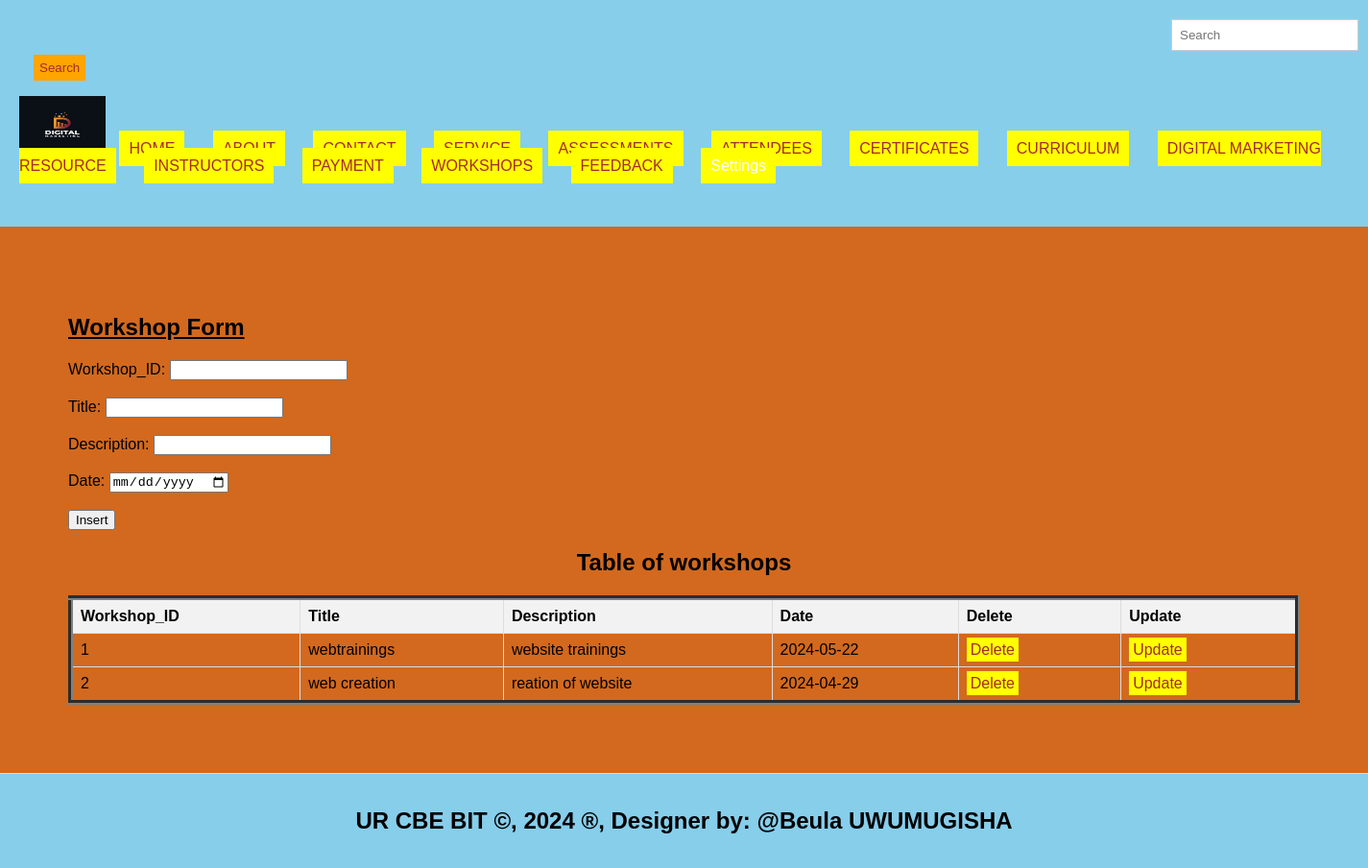
Screenshot of /workshops.php with the database file from the repository.
### tables this page shows
CREATE TABLE `workshops` (
  `Workshop_ID` int(50) NOT NULL,
  `Title` text NOT NULL,
  `Description` text NOT NULL,
  `Date` date NOT NULL
);

### workshops.php (the view, shortened to what this page needs)
<!DOCTYPE html>
<html lang="en">
<head>
  <link rel="stylesheet" type="text/css" href="mystyle.css" title="style 1" media="screen, tv, projection, handheld, print"/>
  </head>
  <header>
<body bgcolor="chocolate">
  <form class="d-flex" role="search" action="search.php">
      <input class="form-control me-2" type="search" placeholder="Search" aria-label="Search" name="query">
      <button class="btn btn-outline-success" type="submit">Search</button>
    </form>
  <ul style="list-style-type: none; padding: 0;">
    <li style="display: inline; margin-right: 10px;">
    <img src="./images/LOGO.jpg" width="90" height="60" alt="Logo">
  </li>
    <li style="display: inline; margin-right: 10px;"><a href="./home.html">HOME</a>
  </li>
    <li style="display: inline; margin-right: 10px;"><a href="./about.html">ABOUT</a>
  </li>
    <li style="display: inline; margin-right: 10px;"><a href="./contact.html">CONTACT</a>
  </li>
    <li style="display: inline; margin-right: 10px;"><a href="./Service.html">SERVICE</a>
  </li>
     <li style="display: inline; margin-right: 10px;"><a href="./assessments.php">ASSESSMENTS</a>
  </li>
      <li style="display: inline; margin-right: 10px;"><a href="./attendees.php">ATTENDEES</a>
  </li>
    <li style="display: inline; margin-right: 10px;"><a href="./certificates.php">CERTIFICATES</a>
  </li>
    <li style="display: inline; margin-right: 10px;"><a href="./curriculum.php">CURRICULUM</a>
  </li>
    <li style="display: inline; margin-right: 10px;"><a href="./digital_marketing_resource.php">DIGITAL MARKETING RESOURCE</a>
  </li>
  <li style="display: inline; margin-right: 10px;"><a href="./instructors.php">INSTRUCTORS</a>
  </li>
    <li style="display: inline; margin-right: 10px;"><a href="./payment.php">PAYMENT</a>
  </li>
    <li style="display: inline; margin-right: 10px;"><a href="./workshops.php">WORKSHOPS</a>
  </li>
   <li style="display: inline; margin-right: 10px;"><a href="./feedback.php">FEEDBACK</a>
  </li>
    <li class="dropdown" style="display: inline; margin-right: 10px;">
      <a href="#" style="padding: 10px; color: white; background-color: yellow; text-decoration: none; margin-right: 15px;">Settings</a>
    </li><br><br>
  </ul>
</header>
<section>
    <h1><u> Workshop Form </u></h1>
    <form method="post" onsubmit="return confirmInsert();">
        <label for="wid">Workshop_ID:</label>
        <input type="number" id="wid" name="wid"><br><br>
        <label for="tl">Title:</label>
        <input type="text" id="tl" name="tl"><br><br>
        <label for="dn">Description:</label>
        <input type="text" id="dn" name="dn" required><br><br>
        <label for=dt>Date:</label>
        <input type="date" id="dt" name="dt" required><br><br>
        <input type="submit" name="add" value="Insert">
    </form>
<!DOCTYPE html>
<html>
<head>
</head>
<body>
    <center><h2>Table of workshops</h2></center>
    <table border="5">
        <tr>
            <th>Workshop_ID</th>
            <th>Title</th>
            <th>Description</th>
            <th>Date</th>
            <th>Delete</th>
            <th>Update</th>
        </tr>
        <?php
      include('database_connection.php');
        $sql = "SELECT * FROM workshops";
        $result = $connection->query($sql);
        if ($result->num_rows > 0) {
            while ($row = $result->fetch_assoc()) {
                $wid = $row['Workshop_ID'];
                echo "<tr>
                    <td>" . $row['Workshop_ID'] . "</td>
                    <td>" . $row['Title'] . "</td>
                    <td>" . $row['Description'] . "</td>
                    <td>" . $row['Date'] . "</td>
                    <td><a style='padding:4px' href='delete_workshops.php?Workshop_ID=$wid'>Delete</a></td>
                    <td><a style='padding:4px' href='update_workshops.php?Workshop_ID=$wid'>Update</a></td>
                </tr>";
            }
        } else {
            echo "<tr><td colspan='6'>No data found</td></tr>";
        }
        ?>
    </table>
</body>
    </section>
<footer>
  <center>
    <marquee behavior='alternate'>
    <b><h2>UR CBE BIT &copy, 2024 &reg, Designer by: @Beula UWUMUGISHA</h2></b>
  </marquee>
  </center>
</footer>
</body>
</html>

### mystyle.css (style rules this page uses)
body { font-family: Arial, sans-serif; margin: 0; padding: 0; }
.form-control { padding: 8px; margin-left: 4px; border: 1px solid #ccc; }
.btn { padding: 6px; background-color: orange; color: brown; border: none; }
.dropdown { position: relative; display: inline; margin-right: 10px; }
body { font-family: Arial,sans-serif; margin:0; padding:0; }
header { background-color:skyblue; padding: 20px; }
.dropdown { position: right; display:right; direction:rtl; }
section { padding:28px; border-bottom: 1px solid #ddd; }
footer { text-align: center; padding: 15px; background-color:skyblue; }

### workshops.php (style rules this page uses)
a { padding: 10px; color: white; background-color: yellow; text-decoration: none; margin-right: 15px; }
a:link { color: brown; }
button.btn { margin-left: 15px; margin-top: 4px; }
input.form-control { margin-left: 1200px; padding: 8px; }
header { background-color:skyblue; }
section { padding:71px; border-bottom: 1px solid #ddd; }
footer { text-align: center; padding: 15px; background-color:skyblue; }
table { width: 100%; border-collapse: collapse; }
th, td { border: 1px solid #ddd; padding: 8px; text-align: left; }
th { background-color: #f2f2f2; }

### rows the page displays
workshops: Workshop_ID "1", Title "webtrainings", Description "website trainings", Date "2024-05-22"
workshops: Workshop_ID "2", Title "web creation", Description "reation of website", Date "2024-04-29"
